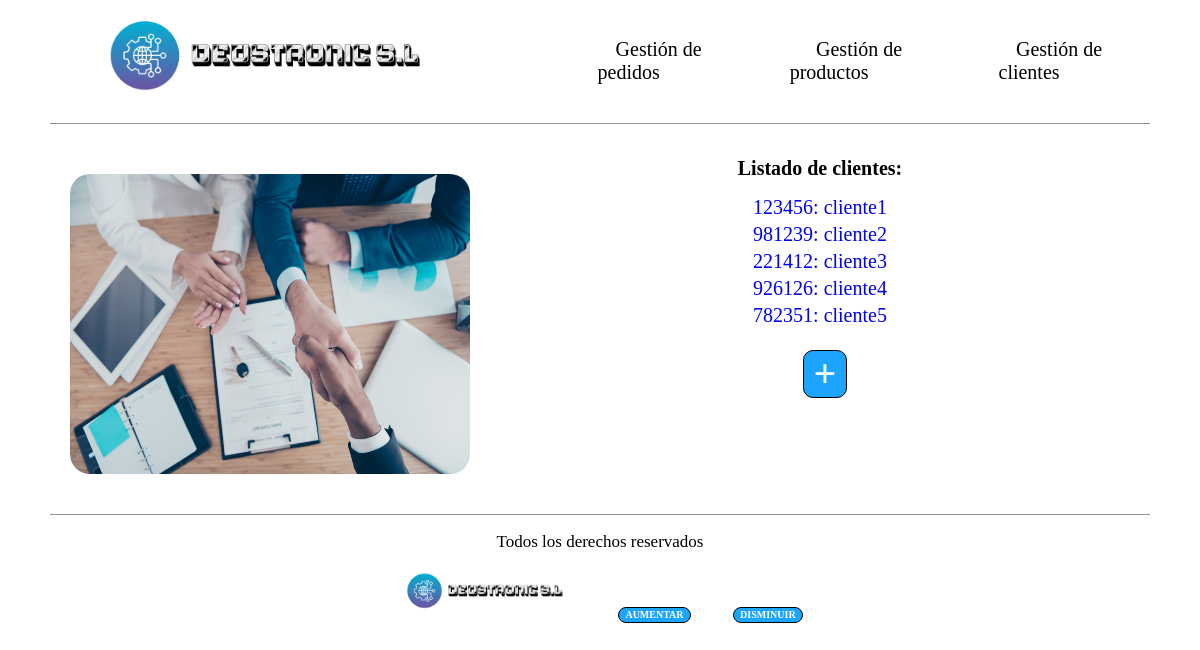
The app's page /deustronic/cliente/ with its own data.
### empresaDjango/models.py (models this page shows, shortened)
class Cliente(models.Model):
    cif = models.CharField(max_length=10, unique=True)
    nombre_empresa = models.CharField(max_length=10)
    direccion = models.CharField(max_length=50)
    contacto = models.CharField(max_length=10)

### empresaDjango/views.py (the view)
# urls.py: path('cliente/', views.index_cliente, name='index_cli'),
def index_cliente(request):
    clientes = Cliente.objects.all()
    return render(request, 'index_cliente.html', {'listado_clientes': clientes})

### empresaDjango/templates/index_cliente.html
{% extends 'base.html' %}
{% load static %}
{% block contenido %}
    <div class="contenedor-principal-index">
        <div class="parte-izquierda">
            <img src="{% static 'images/clientes.jpg' %}" alt="Foto representando un trato con clientes"/>
        </div>
        <div class="parte-derecha">
            <h1>Listado de clientes:</h1>
            <table class="listados">
                {% for c in listado_clientes %}
                    <tr>
                        <td>
                            <a href="{% url 'detail_cli' c.cif %}">
                                {{ c.cif }}: {{ c.nombre_empresa }}
                            </a>
                        </td>
                    </tr>
                {% endfor %}
            </table>
            <div class="boton_crear_clientes boton">
                <a href="{% url 'cliente_create' %}"> + </a>
            </div>
        </div>
    </div>
{% endblock %}

### empresaDjango/static/css/styles.css (style rules this page uses)
html { box-sizing: border-box; font-size: 62.5%; background-color: white; }
*, *:before, * after { box-sizing: inherit; }
a { text-decoration: none; }
.boton { background-color: #1DA5FE; transition: background-color 0.3s ease; border: 0.1rem solid black; }
.boton a { color: white; }
.contenedor-principal-index { margin: 2rem 5rem 2rem 5rem; display: grid; height: 35rem; grid-template-columns: 40% 60%; }
.parte-izquierda { display: flex; margin-left: 2rem; margin-top: 3rem; align-items: center; height: 30rem; }
.parte-izquierda img { border-radius: 2rem; width: 40rem; height: 30rem; }
.parte-derecha { display: flex; flex-direction: column; align-items: center; height: 40rem; }
.listados { font-size: 2rem; margin-bottom: 1rem; display: flex; }
.boton_crear_clientes { font-size: 4rem; font-weight: bolder; background-color: #1DA5FE; border-radius: 1rem; margin-left: 3rem; margin-right: 2rem; margin-top: 1rem; }
.boton_crear_clientes a { color: white; margin-left: 1rem; margin-right: 1rem; }

### records on screen
Cliente: cif "123456", nombre_empresa "cliente1"
Cliente: cif "981239", nombre_empresa "cliente2"
Cliente: cif "221412", nombre_empresa "cliente3"
Cliente: cif "926126", nombre_empresa "cliente4"
Cliente: cif "782351", nombre_empresa "cliente5"
